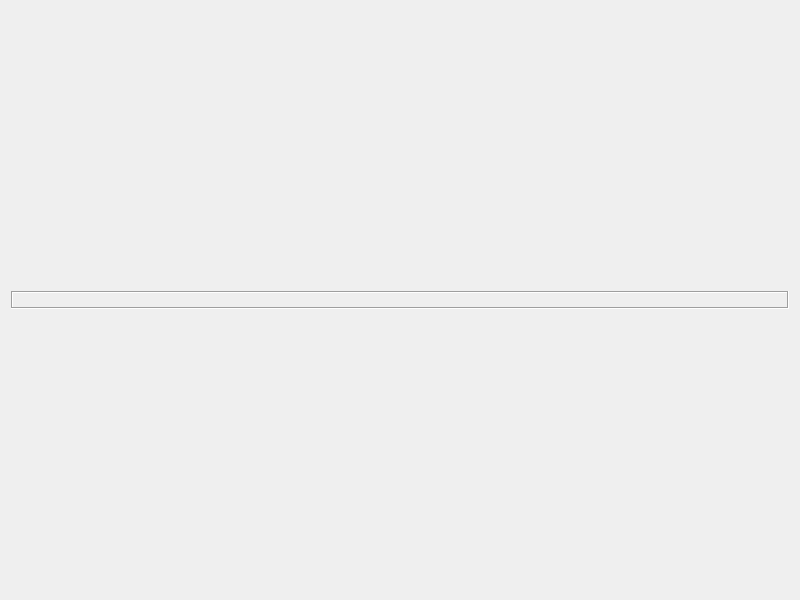
<?xml version="1.0" encoding="UTF-8"?>
<ui version="4.0">
 <class>frmVideoBox</class>
 <widget class="QWidget" name="frmVideoBox">
  <property name="geometry">
   <rect>
    <x>0</x>
    <y>0</y>
    <width>800</width>
    <height>600</height>
   </rect>
  </property>
  <property name="windowTitle">
   <string>Form</string>
  </property>
  <layout class="QVBoxLayout" name="verticalLayout">
   <item>
    <layout class="QGridLayout" name="gridLayout"/>
   </item>
   <item>
    <widget class="QLabel" name="label">
     <property name="sizePolicy">
      <sizepolicy hsizetype="Preferred" vsizetype="Fixed">
       <horstretch>0</horstretch>
       <verstretch>0</verstretch>
      </sizepolicy>
     </property>
     <property name="frameShape">
      <enum>QFrame::Box</enum>
     </property>
     <property name="frameShadow">
      <enum>QFrame::Sunken</enum>
     </property>
     <property name="text">
      <string/>
     </property>
    </widget>
   </item>
  </layout>
 </widget>
 <resources/>
 <connections/>
</ui>
